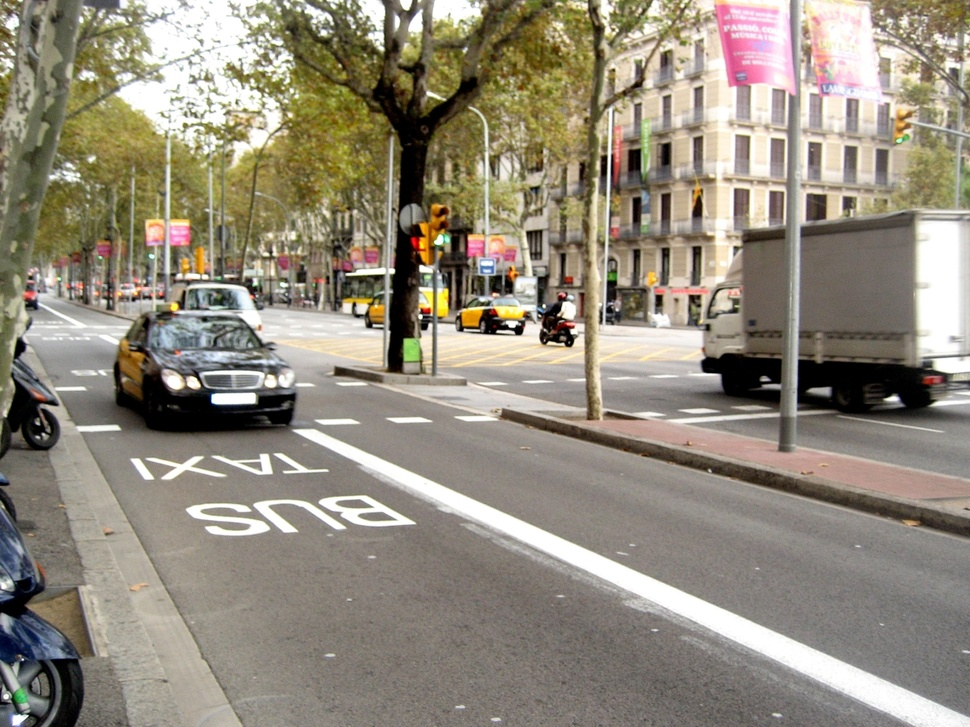
#> input picture dataset/images.jpg, 970 x 727 px, shrunk from 1200 x 900 before the run
$ python ORB_test.py
#> lines starting #> are read from the running program, lines starting #| are printed output that depends on the picture; long printed decimals are rounded
from collections import Counter
from pathlib import Path

import cv2
import numpy

def main():
    # 根据脚本所在目录定位图片，不受运行命令时的工作目录影响。
    base_dir = Path(__file__).resolve().parent
    # 图片放在项目根目录的 dataset 中，先通过 parent 返回上一级。
    image_path = base_dir.parent / "dataset" / "images.jpg"
    output_dir = base_dir / "outputs"


    image = cv2.imread(str(image_path), cv2.IMREAD_COLOR)
#> image is the input picture: shape (727, 970, 3); mean B, G, R 123.8, 138.8, 146.2
    if image is None:
        raise FileNotFoundError(f"无法读取图片: {image_path}")
    gray = cv2.cvtColor(image, cv2.COLOR_BGR2GRAY)
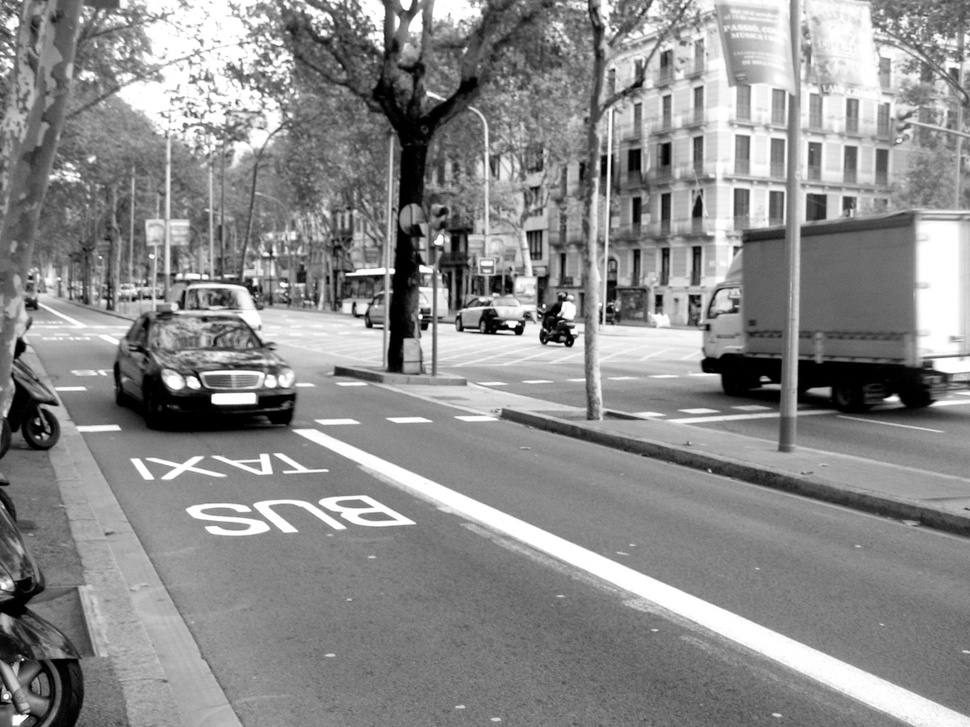
#> gray: shape (727, 970); min 0, max 255, mean 139.3

    orb = cv2.ORB_create(nfeatures=1000)
    keypoints, descriptors = orb.detectAndCompute(gray, None)
#> keypoints = 1000 keypoints; strongest (x, y, size): (214, 398, 64.3), (518, 332, 53.6), (213, 397, 53.6), (511, 325, 44.6)

    print(f"关键点总数: {len(keypoints)}")
#| 关键点总数: 1000

    # 这里的前 10 个是检测结果的原始顺序，不是响应排序后的顺序。
    print("前 10 个关键点的属性：")
    for index, point in enumerate(keypoints[:10], start=1):
        print(
            f"{index:2d}: pt=({point.pt[0]:.2f}, {point.pt[1]:.2f}), "
            f"response={point.response:.8f}, octave={point.octave}, "
            f"size={point.size:.2f}, angle={point.angle:.2f}"
        )
#> this loop made 10 passes
#> point on passes 1 to 10: keypoint at (576, 336), size 31, keypoint at (367, 326), size 31, keypoint at (566, 345), size 31, keypoint at (371, 326), size 31, keypoint at (199, 386), size 31, keypoint at (570, 346), size 31, keypoint at (519, 324), size 31, keypoint at (562, 343), size 31, keypoint at (430, 324), size 31, keypoint at (478, 328), size 31
#|  1: pt=(576.00, 336.00), response=0.003012, octave=0, size=31.00, angle=8.25
#|  2: pt=(367.00, 326.00), response=0.00341, octave=0, size=31.00, angle=116.95
#|  3: pt=(566.00, 345.00), response=0.004236, octave=0, size=31.00, angle=72.48
#|  4: pt=(371.00, 326.00), response=0.004829, octave=0, size=31.00, angle=108.93
#|  5: pt=(199.00, 386.00), response=0.004049, octave=0, size=31.00, angle=248.93
#|  6: pt=(570.00, 346.00), response=0.004631, octave=0, size=31.00, angle=61.98
#|  7: pt=(519.00, 324.00), response=0.004596, octave=0, size=31.00, angle=351.55
#|  8: pt=(562.00, 343.00), response=0.006557, octave=0, size=31.00, angle=86.93
#> (further printed lines are left out)

    # octave 是关键点所在的图像金字塔层级，0 表示原始尺度。
    octave_counts = Counter(point.octave for point in keypoints)
#> octave_counts = {0: 217, 1: 181, 2: 151, 3: 126, 4: 105, 5: 87, 6: 73, 7: 60}
    print("各 octave 的关键点数量：")
    for octave in range(orb.getNLevels()):
        print(f"octave={octave}: {octave_counts[octave]}")
#> this loop made 8 passes
#| octave=0: 217
#| octave=1: 181
#| octave=2: 151
#| octave=3: 126
#| octave=4: 105
#| octave=5: 87
#| octave=6: 73
#| octave=7: 60

    # response 越大，响应越强；不足 20 个时取全部。
    top20 = sorted(keypoints, key=lambda point: point.response, reverse=True)[:20]
#> top20 = 20 keypoints; strongest (x, y, size): (214, 398, 64.3), (518, 332, 53.6), (213, 397, 53.6), (511, 325, 44.6)
    print(f"单独绘制响应最高的 {len(top20)} 个点")
#| 单独绘制响应最高的 20 个点

    # 圆心表示位置，圆的直径表示尺度，圆内短线表示方向。
    all_image = cv2.drawKeypoints(
        image, keypoints, None, color=(0, 0, 255),
        flags=cv2.DRAW_MATCHES_FLAGS_DRAW_RICH_KEYPOINTS,
    )
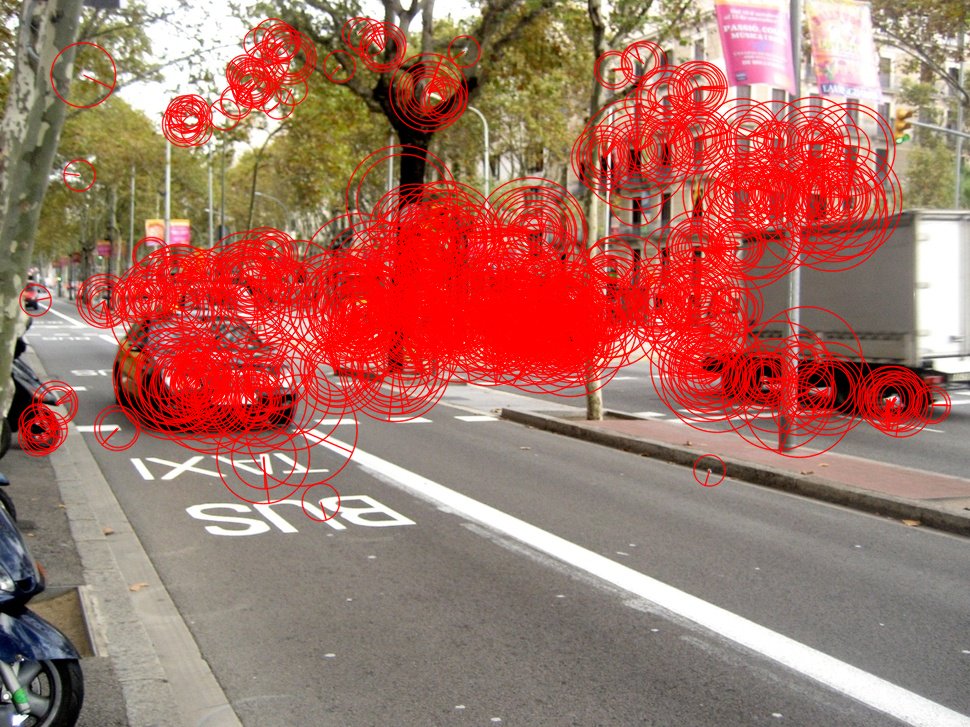
#> all_image: shape (727, 970, 3); mean B, G, R 102, 114.2, 166
    top20_image = cv2.drawKeypoints(
        image, top20, None, color=(0, 0, 255),
        flags=cv2.DRAW_MATCHES_FLAGS_DRAW_RICH_KEYPOINTS,
    )

    output_dir.mkdir(parents=True, exist_ok=True)
    for filename, result in (
        ("orb_test_all.png", all_image),
        ("orb_test_top20.png", top20_image),
    ):
        output_path = output_dir / filename
        if not cv2.imwrite(str(output_path), result):
            raise OSError(f"图片保存失败: {output_path}")
        print(f"已保存: {output_path}")
#> this loop made 2 passes
#> filename on passes 1 to 2: 'orb_test_all.png', 'orb_test_top20.png'
#| 已保存: day02/outputs/orb_test_all.png
#| 已保存: day02/outputs/orb_test_top20.png


if __name__ == "__main__":
    main()
